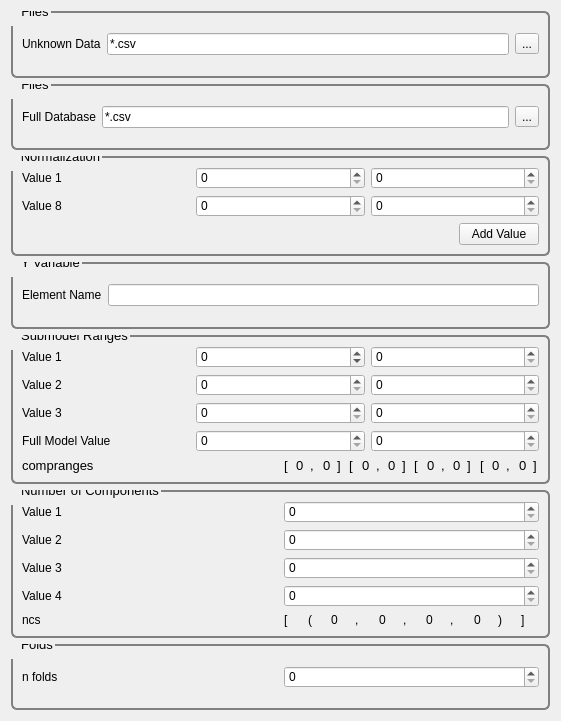
      <widget class="QWidget" name="scrollAreaWidgetContents_2">
       <property name="geometry">
        <rect>
         <x>0</x>
         <y>0</y>
         <width>561</width>
         <height>721</height>
        </rect>
       </property>
       <property name="font">
        <font>
         <pointsize>8</pointsize>
        </font>
       </property>
       <property name="styleSheet">
        <string notr="true">QGroupBox {
  border: 2px solid gray;
  border-radius: 6px;
  margin-top: 0.5em;
}

QGroupBox::title {

  padding-top: -14px;
  padding-left: 8px;
}
</string>
       </property>
       <layout class="QVBoxLayout" name="verticalLayout_8">
        <item>
         <widget class="QGroupBox" name="unknownData">
          <property name="font">
           <font>
            <pointsize>10</pointsize>
           </font>
          </property>
          <property name="title">
           <string>Files</string>
          </property>
          <layout class="QVBoxLayout" name="verticalLayout_6">
           <item>
            <layout class="QHBoxLayout" name="horizontalLayout">
             <item>
              <layout class="QVBoxLayout" name="verticalLayout">
               <item>
                <widget class="QLabel" name="label">
                 <property name="text">
                  <string>Unknown Data</string>
                 </property>
                </widget>
               </item>
              </layout>
             </item>
             <item>
              <layout class="QVBoxLayout" name="verticalLayout_3">
               <item>
                <widget class="QLineEdit" name="lineEdit_2">
                 <property name="text">
                  <string extracomment="Make this change whenever a new file is selected">*.csv</string>
                 </property>
                 <property name="readOnly">
                  <bool>true</bool>
                 </property>
                </widget>
               </item>
              </layout>
             </item>
             <item>
              <layout class="QVBoxLayout" name="verticalLayout_5">
               <item>
                <widget class="QToolButton" name="unknownDataButton">
                 <property name="text">
                  <string>...</string>
                 </property>
                </widget>
               </item>
              </layout>
             </item>
            </layout>
           </item>
          </layout>
         </widget>
        </item>
        <item>
         <widget class="QGroupBox" name="referenceData">
          <property name="font">
           <font>
            <pointsize>10</pointsize>
           </font>
          </property>
          <property name="title">
           <string>Files</string>
          </property>
          <layout class="QVBoxLayout" name="verticalLayout_15">
           <item>
            <layout class="QHBoxLayout" name="horizontalLayout_11">
             <item>
              <layout class="QVBoxLayout" name="verticalLayout_16">
               <item>
                <widget class="QLabel" name="label_8">
                 <property name="text">
                  <string>Full Database</string>
                 </property>
                </widget>
               </item>
              </layout>
             </item>
             <item>
              <layout class="QVBoxLayout" name="verticalLayout_20">
               <item>
                <widget class="QLineEdit" name="lineEdit_9">
                 <property name="text">
                  <string extracomment="Make this change whenever a new file is selected">*.csv</string>
                 </property>
                 <property name="readOnly">
                  <bool>true</bool>
                 </property>
                </widget>
               </item>
              </layout>
             </item>
             <item>
              <layout class="QVBoxLayout" name="verticalLayout_21">
               <item>
                <widget class="QToolButton" name="fullDataBaseButton_3">
                 <property name="text">
                  <string>...</string>
                 </property>
                </widget>
               </item>
              </layout>
             </item>
            </layout>
           </item>
          </layout>
         </widget>
        </item>
        <item>
         <widget class="QGroupBox" name="Normalization">
          <property name="font">
           <font>
            <pointsize>10</pointsize>
           </font>
          </property>
          <property name="title">
           <string>Normalization</string>
          </property>
          <layout class="QVBoxLayout" name="verticalLayout_27">
           <item>
            <layout class="QVBoxLayout" name="verticalLayout_26">
             <item>
              <layout class="QVBoxLayout" name="verticalLayout_2">
               <item>
                <layout class="QHBoxLayout" name="horizontalLayout_2">
                 <item>
                  <widget class="QLabel" name="norm_label">
                   <property name="text">
                    <string>Value 1</string>
                   </property>
                  </widget>
                 </item>
                 <item>
                  <widget class="QSpinBox" name="norm_spinBox_9">
                   <property name="maximum">
                    <number>1000</number>
                   </property>
                  </widget>
                 </item>
                 <item>
                  <widget class="QSpinBox" name="norm_spinBox">
                   <property name="maximum">
                    <number>1000</number>
                   </property>
                  </widget>
                 </item>
                </layout>
               </item>
              </layout>
             </item>
             <item>
              <layout class="QVBoxLayout" name="verticalLayout_22">
               <item>
                <layout class="QHBoxLayout" name="horizontalLayout_24">
                 <item>
                  <widget class="QLabel" name="norm_label_8">
                   <property name="text">
                    <string>Value 8</string>
                   </property>
                  </widget>
                 </item>
                 <item>
                  <widget class="QSpinBox" name="norm_spinBox_16">
                   <property name="maximum">
                    <number>1000</number>
                   </property>
                  </widget>
                 </item>
                 <item>
                  <widget class="QSpinBox" name="norm_spinBox_8">
                   <property name="maximum">
                    <number>1000</number>
                   </property>
                  </widget>
                 </item>
                </layout>
               </item>
              </layout>
             </item>
            </layout>
           </item>
           <item>
            <layout class="QHBoxLayout" name="horizontalLayout_25">
             <item>
              <spacer name="horizontalSpacer_6">
               <property name="orientation">
                <enum>Qt::Horizontal</enum>
               </property>
               <property name="sizeHint" stdset="0">
                <size>
                 <width>40</width>
                 <height>20</height>
                </size>
               </property>
              </spacer>
             </item>
             <item>
              <widget class="QPushButton" name="NormValuebutton">
               <property name="text">
                <string>Add Value</string>
               </property>
              </widget>
             </item>
            </layout>
           </item>
          </layout>
          <zorder></zorder>
          <zorder></zorder>
         </widget>
        </item>
        <item>
         <widget class="QGroupBox" name="CrossValidation">
          <property name="font">
           <font>
            <pointsize>10</pointsize>
           </font>
          </property>
          <property name="title">
           <string>Y Variable</string>
          </property>
          <layout class="QVBoxLayout" name="CrossValid">
           <item>
            <layout class="QHBoxLayout" name="horizontalLayout_4">
             <item>
              <layout class="QVBoxLayout" name="verticalLayout_11">
               <item>
                <widget class="QLabel" name="label_14">
                 <property name="text">
                  <string>Element Name</string>
                 </property>
                </widget>
               </item>
              </layout>
             </item>
             <item>
              <layout class="QVBoxLayout" name="verticalLayout_12">
               <item>
                <widget class="QLineEdit" name="elementNameLine"/>
               </item>
              </layout>
             </item>
            </layout>
           </item>
          </layout>
         </widget>
        </item>
        <item>
         <widget class="QGroupBox" name="CompRanges">
          <property name="font">
           <font>
            <pointsize>10</pointsize>
           </font>
          </property>
          <property name="title">
           <string>Submodel Ranges</string>
          </property>
          <layout class="QVBoxLayout" name="verticalLayout_7">
           <item>
            <layout class="QVBoxLayout" name="verticalLayout_4">
             <item>
              <layout class="QHBoxLayout" name="horizontalLayout_3">
               <item>
                <widget class="QLabel" name="label_80">
                 <property name="text">
                  <string>Value 1</string>
                 </property>
                </widget>
               </item>
               <item>
                <widget class="QSpinBox" name="comp_range">
                 <property name="minimum">
                  <number>-100</number>
                 </property>
                 <property name="maximum">
                  <number>1000</number>
                 </property>
                </widget>
               </item>
               <item>
                <widget class="QSpinBox" name="comp_range_2">
                 <property name="maximum">
                  <number>1000</number>
                 </property>
                </widget>
               </item>
              </layout>
             </item>
             <item>
              <layout class="QHBoxLayout" name="horizontalLayout_5">
               <item>
                <widget class="QLabel" name="label_81">
                 <property name="text">
                  <string>Value 2</string>
                 </property>
                </widget>
               </item>
               <item>
                <widget class="QSpinBox" name="comp_range_3">
                 <property name="maximum">
                  <number>1000</number>
                 </property>
                </widget>
               </item>
               <item>
                <widget class="QSpinBox" name="comp_range_4">
                 <property name="maximum">
                  <number>1000</number>
                 </property>
                </widget>
               </item>
              </layout>
             </item>
             <item>
              <layout class="QHBoxLayout" name="horizontalLayout_7">
               <item>
                <widget class="QLabel" name="label_82">
                 <property name="text">
                  <string>Value 3</string>
                 </property>
                </widget>
               </item>
               <item>
                <widget class="QSpinBox" name="comp_range_5">
                 <property name="maximum">
                  <number>1000</number>
                 </property>
                </widget>
               </item>
               <item>
                <widget class="QSpinBox" name="comp_range_6">
                 <property name="maximum">
                  <number>1000</number>
                 </property>
                </widget>
               </item>
              </layout>
             </item>
             <item>
              <layout class="QHBoxLayout" name="horizontalLayout_10">
               <item>
                <widget class="QLabel" name="label_85">
                 <property name="text">
                  <string>Full Model Value</string>
                 </property>
                </widget>
               </item>
               <item>
                <widget class="QSpinBox" name="comp_range_7">
                 <property name="maximum">
                  <number>1000</number>
                 </property>
                </widget>
               </item>
               <item>
                <widget class="QSpinBox" name="comp_range_8">
                 <property name="maximum">
                  <number>1000</number>
                 </property>
                </widget>
               </item>
              </layout>
             </item>
            </layout>
           </item>
           <item>
            <layout class="QHBoxLayout" name="horizontalLayout_9">
             <item>
              <widget class="QLabel" name="label_40">
               <property name="font">
                <font>
                 <pointsize>10</pointsize>
                </font>
               </property>
               <property name="text">
                <string>compranges</string>
               </property>
              </widget>
             </item>
             <item>
              <layout class="QHBoxLayout" name="horizontalLayout_6">
               <item>
                <widget class="QLabel" name="label_20">
                 <property name="font">
                  <font>
                   <pointsize>10</pointsize>
                  </font>
                 </property>
                 <property name="text">
                  <string>[</string>
                 </property>
                </widget>
               </item>
               <item>
                <widget class="QLabel" name="label_21">
                 <property name="font">
                  <font>
                   <pointsize>10</pointsize>
                  </font>
                 </property>
                 <property name="text">
                  <string>0</string>
                 </property>
                </widget>
               </item>
               <item>
                <widget class="QLabel" name="label_22">
                 <property name="font">
                  <font>
                   <pointsize>10</pointsize>
                  </font>
                 </property>
                 <property name="text">
                  <string>,</string>
                 </property>
                </widget>
               </item>
               <item>
                <widget class="QLabel" name="label_23">
                 <property name="font">
                  <font>
                   <pointsize>10</pointsize>
                  </font>
                 </property>
                 <property name="text">
                  <string>0</string>
                 </property>
                </widget>
               </item>
               <item>
                <widget class="QLabel" name="label_24">
                 <property name="font">
                  <font>
                   <pointsize>10</pointsize>
                  </font>
                 </property>
                 <property name="text">
                  <string>]</string>
                 </property>
                </widget>
               </item>
               <item>
                <widget class="QLabel" name="label_27">
                 <property name="font">
                  <font>
                   <pointsize>10</pointsize>
                  </font>
                 </property>
                 <property name="text">
                  <string>[</string>
                 </property>
                </widget>
               </item>
               <item>
                <widget class="QLabel" name="label_29">
                 <property name="font">
                  <font>
                   <pointsize>10</pointsize>
                  </font>
                 </property>
                 <property name="text">
                  <string>0</string>
                 </property>
                </widget>
               </item>
               <item>
                <widget class="QLabel" name="label_28">
                 <property name="font">
                  <font>
                   <pointsize>10</pointsize>
                  </font>
                 </property>
                 <property name="text">
                  <string>,</string>
                 </property>
                </widget>
               </item>
               <item>
                <widget class="QLabel" name="label_26">
                 <property name="font">
                  <font>
                   <pointsize>10</pointsize>
                  </font>
                 </property>
                 <property name="text">
                  <string>0</string>
                 </property>
                </widget>
               </item>
               <item>
                <widget class="QLabel" name="label_25">
                 <property name="font">
                  <font>
                   <pointsize>10</pointsize>
                  </font>
                 </property>
                 <property name="text">
                  <string>]</string>
                 </property>
                </widget>
               </item>
               <item>
                <widget class="QLabel" name="label_32">
                 <property name="font">
                  <font>
                   <pointsize>10</pointsize>
                  </font>
                 </property>
                 <property name="text">
                  <string>[</string>
                 </property>
                </widget>
               </item>
               <item>
                <widget class="QLabel" name="label_30">
                 <property name="font">
                  <font>
                   <pointsize>10</pointsize>
                  </font>
                 </property>
                 <property name="text">
                  <string>0</string>
                 </property>
                </widget>
               </item>
               <item>
                <widget class="QLabel" name="label_33">
                 <property name="font">
                  <font>
                   <pointsize>10</pointsize>
                  </font>
                 </property>
                 <property name="text">
                  <string>,</string>
                 </property>
                </widget>
               </item>
               <item>
                <widget class="QLabel" name="label_34">
                 <property name="font">
                  <font>
                   <pointsize>10</pointsize>
                  </font>
                 </property>
                 <property name="text">
                  <string>0</string>
                 </property>
                </widget>
               </item>
               <item>
                <widget class="QLabel" name="label_31">
                 <property name="font">
                  <font>
                   <pointsize>10</pointsize>
                  </font>
                 </property>
                 <property name="text">
                  <string>]</string>
                 </property>
                </widget>
               </item>
               <item>
                <widget class="QLabel" name="label_39">
                 <property name="font">
                  <font>
                   <pointsize>10</pointsize>
                  </font>
                 </property>
                 <property name="text">
                  <string>[</string>
                 </property>
                </widget>
               </item>
               <item>
                <widget class="QLabel" name="label_36">
                 <property name="font">
                  <font>
                   <pointsize>10</pointsize>
                  </font>
                 </property>
                 <property name="text">
                  <string>0</string>
                 </property>
                </widget>
               </item>
               <item>
                <widget class="QLabel" name="label_37">
                 <property name="font">
                  <font>
                   <pointsize>10</pointsize>
                  </font>
                 </property>
                 <property name="text">
                  <string>,</string>
                 </property>
                </widget>
               </item>
               <item>
                <widget class="QLabel" name="label_35">
                 <property name="font">
                  <font>
                   <pointsize>10</pointsize>
                  </font>
                 </property>
                 <property name="text">
                  <string>0</string>
                 </property>
                </widget>
               </item>
               <item>
                <widget class="QLabel" name="label_38">
                 <property name="font">
                  <font>
                   <pointsize>10</pointsize>
                  </font>
                 </property>
                 <property name="text">
                  <string>]</string>
                 </property>
                </widget>
               </item>
              </layout>
             </item>
            </layout>
           </item>
          </layout>
         </widget>
        </item>
        <item>
         <widget class="QGroupBox" name="CreateModels">
          <property name="font">
           <font>
            <pointsize>10</pointsize>
           </font>
          </property>
          <property name="title">
           <string>Number of Components</string>
          </property>
          <layout class="QVBoxLayout" name="verticalLayout_17">
           <item>
            <layout class="QHBoxLayout" name="horizontalLayout_14">
             <item>
              <layout class="QVBoxLayout" name="verticalLayout_18">
               <item>
                <widget class="QLabel" name="label_70">
                 <property name="text">
                  <string>Value 1</string>
                 </property>
                </widget>
               </item>
               <item>
                <widget class="QLabel" name="label_71">
                 <property name="text">
                  <string>Value 2</string>
                 </property>
                </widget>
               </item>
               <item>
                <widget class="QLabel" name="label_72">
                 <property name="text">
                  <string>Value 3</string>
                 </property>
                </widget>
               </item>
               <item>
                <widget class="QLabel" name="label_73">
                 <property name="text">
                  <string>Value 4</string>
                 </property>
                </widget>
               </item>
              </layout>
             </item>
             <item>
              <layout class="QVBoxLayout" name="verticalLayout_19">
               <item>
                <widget class="QSpinBox" name="create_model_spin">
                 <property name="maximum">
                  <number>20</number>
                 </property>
                </widget>
               </item>
               <item>
                <widget class="QSpinBox" name="create_model_spin_2">
                 <property name="maximum">
                  <number>20</number>
                 </property>
                </widget>
               </item>
               <item>
                <widget class="QSpinBox" name="create_model_spin_3">
                 <property name="maximum">
                  <number>20</number>
                 </property>
                </widget>
               </item>
               <item>
                <widget class="QSpinBox" name="create_model_spin_4">
                 <property name="maximum">
                  <number>20</number>
                 </property>
                </widget>
               </item>
              </layout>
             </item>
            </layout>
           </item>
           <item>
            <layout class="QHBoxLayout" name="horizontalLayout_15">
             <item>
              <widget class="QLabel" name="label_74">
               <property name="text">
                <string>ncs</string>
               </property>
              </widget>
             </item>
             <item>
              <layout class="QHBoxLayout" name="horizontalLayout_16">
               <item>
                <widget class="QLabel" name="label_75">
                 <property name="text">
                  <string>[</string>
                 </property>
                </widget>
               </item>
               <item>
                <widget class="QLabel" name="label_76">
                 <property name="text">
                  <string>(</string>
                 </property>
                </widget>
               </item>
               <item>
                <widget class="QLabel" name="label_77">
                 <property name="text">
                  <string>0</string>
                 </property>
                </widget>
               </item>
               <item>
                <widget class="QLabel" name="label_78">
                 <property name="text">
                  <string>,</string>
                 </property>
                </widget>
               </item>
               <item>
                <widget class="QLabel" name="label_79">
                 <property name="text">
                  <string>0</string>
                 </property>
                </widget>
               </item>
               <item>
                <widget class="QLabel" name="label_83">
                 <property name="text">
                  <string>,</string>
                 </property>
                </widget>
               </item>
               <item>
                <widget class="QLabel" name="label_84">
                 <property name="text">
                  <string>0</string>
                 </property>
                </widget>
               </item>
               <item>
                <widget class="QLabel" name="label_88">
                 <property name="text">
                  <string>,</string>
                 </property>
                </widget>
               </item>
               <item>
                <widget class="QLabel" name="label_89">
                 <property name="text">
                  <string>0</string>
                 </property>
                </widget>
               </item>
               <item>
                <widget class="QLabel" name="label_90">
                 <property name="text">
                  <string>)</string>
                 </property>
                </widget>
               </item>
               <item>
                <widget class="QLabel" name="label_91">
                 <property name="text">
                  <string>]</string>
                 </property>
                </widget>
               </item>
              </layout>
             </item>
            </layout>
           </item>
          </layout>
         </widget>
        </item>
        <item>
         <widget class="QGroupBox" name="N_Folds">
          <property name="font">
           <font>
            <pointsize>10</pointsize>
           </font>
          </property>
          <property name="title">
           <string>Folds</string>
          </property>
          <layout class="QVBoxLayout" name="CrossValid_2">
           <item>
            <layout class="QHBoxLayout" name="horizontalLayout_8">
             <item>
              <layout class="QVBoxLayout" name="verticalLayout_13">
               <item>
                <widget class="QLabel" name="label_15">
                 <property name="text">
                  <string>n folds</string>
                 </property>
                </widget>
               </item>
              </layout>
             </item>
             <item>
              <layout class="QVBoxLayout" name="verticalLayout_14">
               <item>
                <widget class="QSpinBox" name="n_folds_spinBox"/>
               </item>
              </layout>
             </item>
            </layout>
           </item>
          </layout>
         </widget>
        </item>
       </layout>
       <zorder>CrossValidation</zorder>
       <zorder>CreateModels</zorder>
       <zorder>Normalization</zorder>
       <zorder>CompRanges</zorder>
       <zorder>unknownData</zorder>
       <zorder>referenceData</zorder>
       <zorder>N_Folds</zorder>
      </widget>
